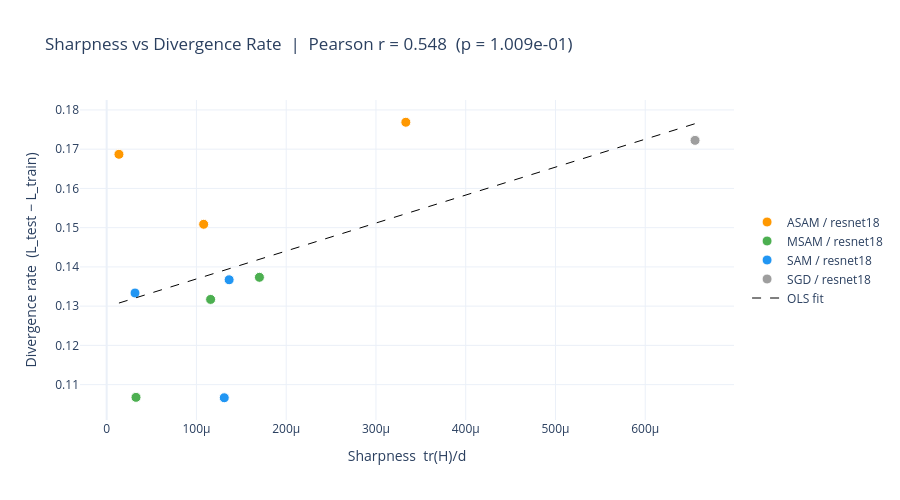

The notebook cell this image was saved under:
### Markdown cell above
### Pearson correlation — Sharpness vs Divergence Rate

We test whether the Hutchinson sharpness estimate $\text{tr}(H)/d$ is correlated with the divergence rate $\delta = \mathcal{L}_{test} - \mathcal{L}_{train}$ across all optimizer/ρ configurations.
Each point represents one (optimizer, ρ, α) config averaged over seeds.

### Code cell
from scipy import stats

SHARPNESS_PATHS = {
    "resnet18": RESULTS_DIR / "resnet18/experiments/flatness/resnet18/sharpness_all.json",
    "vit_b_32": RESULTS_DIR / "vit_b_32/experiments/flatness/vit_b_32/sharpness_all.json",
}


def build_sharpness_divergence_df(model: str) -> pd.DataFrame:
    sharpness    = json.loads(SHARPNESS_PATHS[model].read_text())
    reparam_data = json.loads(METRICS_PATHS[model]["reparam"].read_text())

    div_lookup = {
        (e["optimizer"], e["rho"], e["alpha"]): float(np.mean([s["test_loss"] - s["train_loss"] for s in e["per_seed"]]))
        for e in reparam_data
    }

    rows = []
    for key, sharp_val in sharpness.items():
        if "_alpha" not in key:
            continue
        opt, rest   = key.split("_rho", 1)
        rho_str, alpha_str = rest.split("_alpha", 1)
        div_val = div_lookup.get((opt, float(rho_str), float(alpha_str)))
        if div_val is None:
            continue
        rows.append(dict(model=model, optimizer=opt, rho=float(rho_str), alpha=float(alpha_str),
                         sharpness=sharp_val, divergence_rate=div_val))
    return pd.DataFrame(rows)


def plot_pearson_sharpness_vs_divergence(models: list) -> None:
    dfs = []
    for m in models:
        try:
            dfs.append(build_sharpness_divergence_df(m))
        except FileNotFoundError as e:
            print(f"Skipping {m}: {e}")
    if not dfs:
        print("No data found.")
        return

    df = pd.concat(dfs, ignore_index=True)
    r, p = stats.pearsonr(df["sharpness"], df["divergence_rate"])

    OPT_COLOR    = {"sgd": "#9E9E9E", "sam": "#2196F3", "asam": "#FF9800", "msam": "#4CAF50"}
    MODEL_SYMBOL = {"resnet18": "circle", "vit_b_32": "diamond"}

    fig = go.Figure()
    for (opt, mdl), grp in df.groupby(["optimizer", "model"]):
        fig.add_trace(go.Scatter(
            x=grp["sharpness"], y=grp["divergence_rate"], mode="markers",
            name=f"{opt.upper()} / {mdl}",
            marker=dict(color=OPT_COLOR.get(opt, "gray"), symbol=MODEL_SYMBOL.get(mdl, "circle"),
                        size=10, line=dict(width=1, color="white")),
            text=[f"ρ={row.rho}" for row in grp.itertuples()],
            hovertemplate="<b>%{text}</b><br>Sharpness: %{x:.2e}<br>Divergence: %{y:.4f}<extra>%{fullData.name}</extra>",
        ))

    x_range = np.linspace(df["sharpness"].min(), df["sharpness"].max(), 100)
    slope, intercept, *_ = stats.linregress(df["sharpness"], df["divergence_rate"])
    fig.add_trace(go.Scatter(
        x=x_range.tolist(), y=(slope * x_range + intercept).tolist(),
        mode="lines", name="OLS fit", line=dict(color="black", dash="dash", width=1),
    ))

    fig.update_layout(
        title=f"Sharpness vs Divergence Rate  |  Pearson r = {r:.3f}  (p = {p:.3e})",
        xaxis_title="Sharpness  tr(H)/d", yaxis_title="Divergence rate  (L_test − L_train)",
        height=500, template="plotly_white",
        legend=dict(orientation="v", xanchor="left", x=1.02, yanchor="middle", y=0.5),
    )
    fig.show()
    print(f"Pearson r = {r:.4f},  p-value = {p:.4e},  n = {len(df)}")


plot_pearson_sharpness_vs_divergence(["resnet18", "vit_b_32"])

### Figure 1 — Plotly figure (JSON) as saved in the notebook; plotly's stock layout.template omitted (floating-point values rounded to 4 significant figures)
{"data": [{"hovertemplate": "<b>%{text}</b><br>Sharpness: %{x:.2e}<br>Divergence: %{y:.4f}<extra>%{fullData.name}</extra>", "marker": {"color": "#FF9800", "line": {"color": "white", "width": 1}, "size": 10, "symbol": "circle"}, "mode": "markers", "name": "ASAM / resnet18", "text": ["ρ=0.05", "ρ=0.1", "ρ=0.5"], "type": "scatter", "x": [0.0003333, 1.368e-05, 0.0001081], "y": [0.1769, 0.1687, 0.1509]}, {"hovertemplate": "<b>%{text}</b><br>Sharpness: %{x:.2e}<br>Divergence: %{y:.4f}<extra>%{fullData.name}</extra>", "marker": {"color": "#4CAF50", "line": {"color": "white", "width": 1}, "size": 10, "symbol": "circle"}, "mode": "markers", "name": "MSAM / resnet18", "text": ["ρ=0.05", "ρ=0.1", "ρ=0.5"], "type": "scatter", "x": [0.0001702, 0.0001158, 3.267e-05], "y": [0.1373, 0.1317, 0.1068]}, {"hovertemplate": "<b>%{text}</b><br>Sharpness: %{x:.2e}<br>Divergence: %{y:.4f}<extra>%{fullData.name}</extra>", "marker": {"color": "#2196F3", "line": {"color": "white", "width": 1}, "size": 10, "symbol": "circle"}, "mode": "markers", "name": "SAM / resnet18", "text": ["ρ=0.05", "ρ=0.1", "ρ=0.5"], "type": "scatter", "x": [0.0001364, 3.158e-05, 0.000131], "y": [0.1367, 0.1333, 0.1067]}, {"hovertemplate": "<b>%{text}</b><br>Sharpness: %{x:.2e}<br>Divergence: %{y:.4f}<extra>%{fullData.name}</extra>", "marker": {"color": "#9E9E9E", "line": {"color": "white", "width": 1}, "size": 10, "symbol": "circle"}, "mode": "markers", "name": "SGD / resnet18", "text": ["ρ=0.0"], "type": "scatter", "x": [0.0006555], "y": [0.1722]}, {"line": {"color": "black", "dash": "dash", "width": 1}, "mode": "lines", "name": "OLS fit", "type": "scatter", "x": [1.368e-05, 2.016e-05, 2.664e-05, 3.313e-05, 3.961e-05, 4.609e-05, 5.258e-05, 5.906e-05, 6.554e-05, 7.203e-05, 7.851e-05, 8.499e-05, 9.148e-05, 9.796e-05, 0.0001044, 0.0001109, 0.0001174, 0.0001239, 0.0001304, 0.0001369, 0.0001433, 0.0001498, 0.0001563, 0.0001628, 0.0001693, 0.0001758, 0.0001822, 0.0001887, 0.0001952, 0.0002017, 0.0002082, 0.0002147, 0.0002211, 0.0002276, 0.0002341, 0.0002406, 0.0002471, 0.0002536, 0.00026, 0.0002665, 0.000273, 0.0002795, 0.000286, 0.0002925, 0.0002989, 0.0003054, 0.0003119, 0.0003184, 0.0003249, 0.0003313, 0.0003378, 0.0003443, 0.0003508, 0.0003573, 0.0003638, 0.0003702, 0.0003767, 0.0003832, 0.0003897, 0.0003962, 0.0004027, 0.0004091, 0.0004156, 0.0004221, 0.0004286, 0.0004351, 0.0004416, 0.000448, 0.0004545, 0.000461, 0.0004675, 0.000474, 0.0004805, 0.0004869, 0.0004934, 0.0004999, 0.0005064, 0.0005129, 0.0005194, 0.0005258, 0.0005323, 0.0005388, 0.0005453, 0.0005518, 0.0005583, 0.0005647, 0.0005712, 0.0005777, 0.0005842, 0.0005907, 0.0005972, 0.0006036, 0.0006101, 0.0006166, 0.0006231, 0.0006296, 0.0006361, 0.0006425, 0.000649, 0.0006555], "y": [0.1308, 0.1312, 0.1317, 0.1322, 0.1326, 0.1331, 0.1336, 0.134, 0.1345, 0.1349, 0.1354, 0.1359, 0.1363, 0.1368, 0.1373, 0.1377, 0.1382, 0.1386, 0.1391, 0.1396, 0.14, 0.1405, 0.1409, 0.1414, 0.1419, 0.1423, 0.1428, 0.1433, 0.1437, 0.1442, 0.1446, 0.1451, 0.1456, 0.146, 0.1465, 0.1469, 0.1474, 0.1479, 0.1483, 0.1488, 0.1493, 0.1497, 0.1502, 0.1506, 0.1511, 0.1516, 0.152, 0.1525, 0.153, 0.1534, 0.1539, 0.1543, 0.1548, 0.1553, 0.1557, 0.1562, 0.1566, 0.1571, 0.1576, 0.158, 0.1585, 0.159, 0.1594, 0.1599, 0.1603, 0.1608, 0.1613, 0.1617, 0.1622, 0.1626, 0.1631, 0.1636, 0.164, 0.1645, 0.165, 0.1654, 0.1659, 0.1663, 0.1668, 0.1673, 0.1677, 0.1682, 0.1687, 0.1691, 0.1696, 0.17, 0.1705, 0.171, 0.1714, 0.1719, 0.1723, 0.1728, 0.1733, 0.1737, 0.1742, 0.1747, 0.1751, 0.1756, 0.176, 0.1765]}], "layout": {"height": 500, "legend": {"orientation": "v", "x": 1.02, "xanchor": "left", "y": 0.5, "yanchor": "middle"}, "title": {"text": "Sharpness vs Divergence Rate  |  Pearson r = 0.548  (p = 1.009e-01)"}, "xaxis": {"title": {"text": "Sharpness  tr(H)/d"}}, "yaxis": {"title": {"text": "Divergence rate  (L_test − L_train)"}}}}
